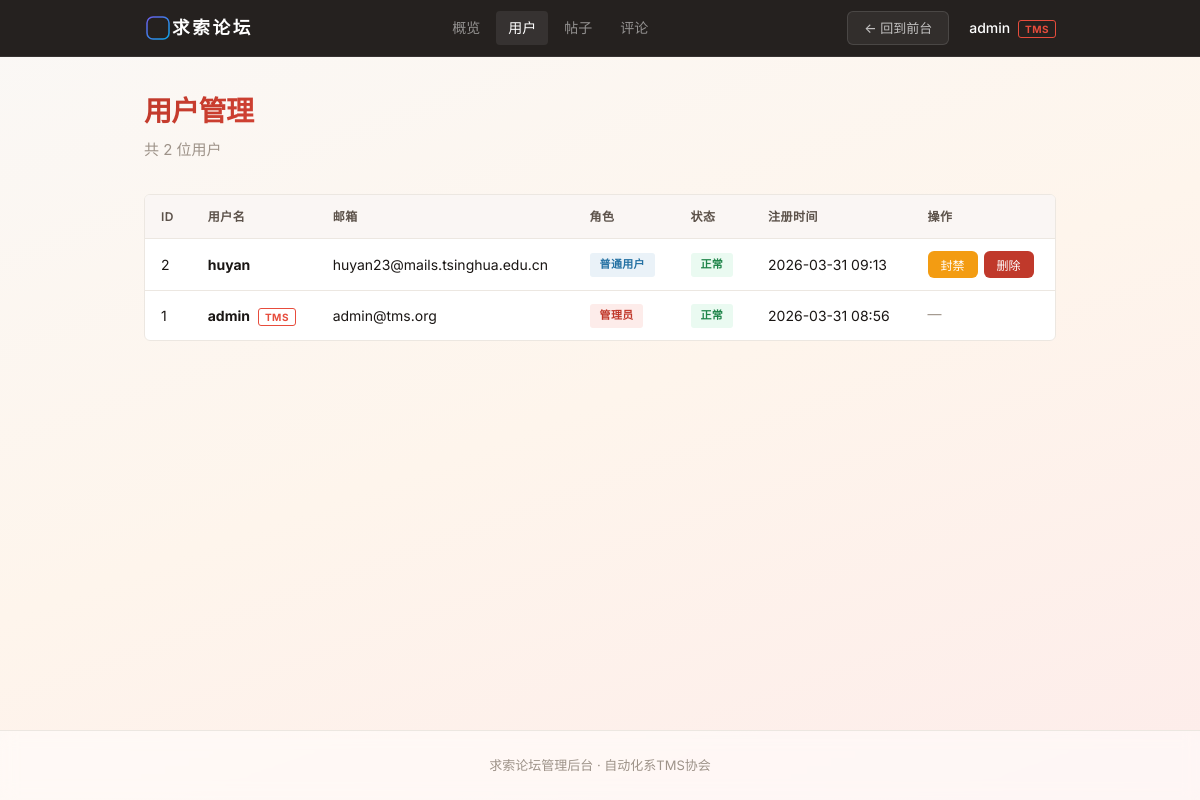
The app's page /admin/users (signed in) with its own data.
### app.py (models this page shows)
class User(UserMixin, db.Model):
    id = db.Column(db.Integer, primary_key=True)
    username = db.Column(db.String(80), unique=True, nullable=False)
    email = db.Column(db.String(120), unique=True, nullable=False)
    password_hash = db.Column(db.String(256), nullable=False)
    is_admin = db.Column(db.Boolean, default=False)
    is_banned = db.Column(db.Boolean, default=False)
    created_at = db.Column(db.DateTime, default=datetime.utcnow)
    posts = db.relationship('Post', backref='author', lazy=True)
    comments = db.relationship('Comment', backref='author', lazy=True)

### app.py (the view)
@app.route('/admin/users')
@admin_required
def admin_users():
    users = User.query.order_by(User.created_at.desc()).all()
    return render_template('admin/users.html', users=users)

### app.py (called while the page is built)
@app.template_filter('bjtime')
def beijing_time(dt, fmt='%Y-%m-%d %H:%M'):
    if dt is None:
        return ''
    utc_dt = dt.replace(tzinfo=timezone.utc)
    return utc_dt.astimezone(BEIJING_TZ).strftime(fmt)

@login_manager.user_loader
def load_user(user_id):
    return User.query.get(int(user_id))

def admin_required(f):
    @wraps(f)
    @login_required
    def decorated(*args, **kwargs):
        if not current_user.is_admin:
            abort(403)
        return f(*args, **kwargs)
    return decorated

### templates/admin/users.html (shortened to what this page needs)
{% extends "admin/base_admin.html" %}
{% block content %}
<div class="page-header">
    <h1>用户管理</h1>
    <p class="subtitle">共 {{ users|length }} 位用户</p>
</div>
<div class="admin-table-wrapper">
    <table class="admin-table">
        <thead>
            <tr>
                <th>ID</th>
                <th>用户名</th>
                <th>邮箱</th>
                <th>角色</th>
                <th>状态</th>
                <th>注册时间</th>
                <th>操作</th>
            </tr>
        </thead>
        <tbody>
            {% for user in users %}
            <tr class="{% if user.is_banned %}row-banned{% endif %}">
                <td>{{ user.id }}</td>
                <td>
                    <strong>{{ user.username }}</strong>
                    {% if user.is_admin %}<span class="badge-tms">TMS</span>{% endif %}
                </td>
                <td>{{ user.email }}</td>
                <td>
                    {% if user.is_admin %}
                        <span class="status-tag status-admin">管理员</span>
                    {% else %}
                        <span class="status-tag status-normal">普通用户</span>
                    {% endif %}
                </td>
                <td>
                    {% if user.is_banned %}
                        <span class="status-tag status-rejected">已封禁</span>
                    {% else %}
                        <span class="status-tag status-approved">正常</span>
                    {% endif %}
                </td>
                <td>{{ user.created_at|bjtime }}</td>
                <td class="action-cell">
                    {% if not user.is_admin %}
                        {% if user.is_banned %}
                        <form method="POST" action="{{ url_for('admin_unban_user', uid=user.id) }}">
                            <button class="btn btn-success btn-xs">解封</button>
                        </form>
                        {% else %}
                        <form method="POST" action="{{ url_for('admin_ban_user', uid=user.id) }}">
                            <button class="btn btn-warning btn-xs">封禁</button>
                        </form>
                        {% endif %}
                        <form method="POST" action="{{ url_for('admin_delete_user', uid=user.id) }}" onsubmit="return confirm('确定删除用户 {{ user.username }} ？其所有帖子和评论都将被删除！')">
                            <button class="btn btn-danger btn-xs">删除</button>
                        </form>
                    {% else %}
                        <span class="text-muted">—</span>
                    {% endif %}
                </td>
            </tr>
            {% endfor %}
        </tbody>
    </table>
</div>
{% endblock %}

### templates/admin/base_admin.html (shortened to what this page needs)
<!DOCTYPE html>
<html lang="zh-CN">
<head>
    <link rel="stylesheet" href="{{ url_for('static', filename='style.css') }}">
</head>
<body>
    <nav class="navbar navbar-admin">
        <div class="container-admin nav-inner">
            <a href="{{ url_for('index') }}" class="logo">
                <span>求索论坛</span>
            </a>
            <div class="admin-nav-links">
                <a href="{{ url_for('admin_dashboard') }}" class="admin-link {% if request.endpoint=='admin_dashboard' %}active{% endif %}">概览</a>
                <a href="{{ url_for('admin_users') }}" class="admin-link {% if request.endpoint=='admin_users' %}active{% endif %}">用户</a>
                <a href="{{ url_for('admin_posts') }}" class="admin-link {% if request.endpoint=='admin_posts' %}active{% endif %}">帖子</a>
                <a href="{{ url_for('admin_comments') }}" class="admin-link {% if request.endpoint=='admin_comments' %}active{% endif %}">评论</a>
            </div>
            <div class="nav-actions">
                <a href="{{ url_for('index') }}" class="btn btn-ghost btn-sm">← 回到前台</a>
                <span class="username">{{ current_user.username }} <span class="badge-tms">TMS</span></span>
            </div>
        </div>
    </nav>
    <main class="container-admin main-content">
        {% block content %}{% endblock %}
    </main>
    <footer class="footer">
        <div class="container-admin">
            <p>求索论坛管理后台 · 自动化系TMS协会</p>
        </div>
    </footer>
</body>
</html>

### records on screen
User: username "admin", id "1", is_admin "TMS", email "admin@tms.org", is_banned "正常", created_at|bjtime "2026-03-31 08:56"
User: id "2", username "huyan", email "huyan23@mails.tsinghua.edu.cn", is_admin "普通用户", is_banned "正常", created_at|bjtime "2026-03-31 09:13"

### other values on screen
{{ users|length }} "2"
